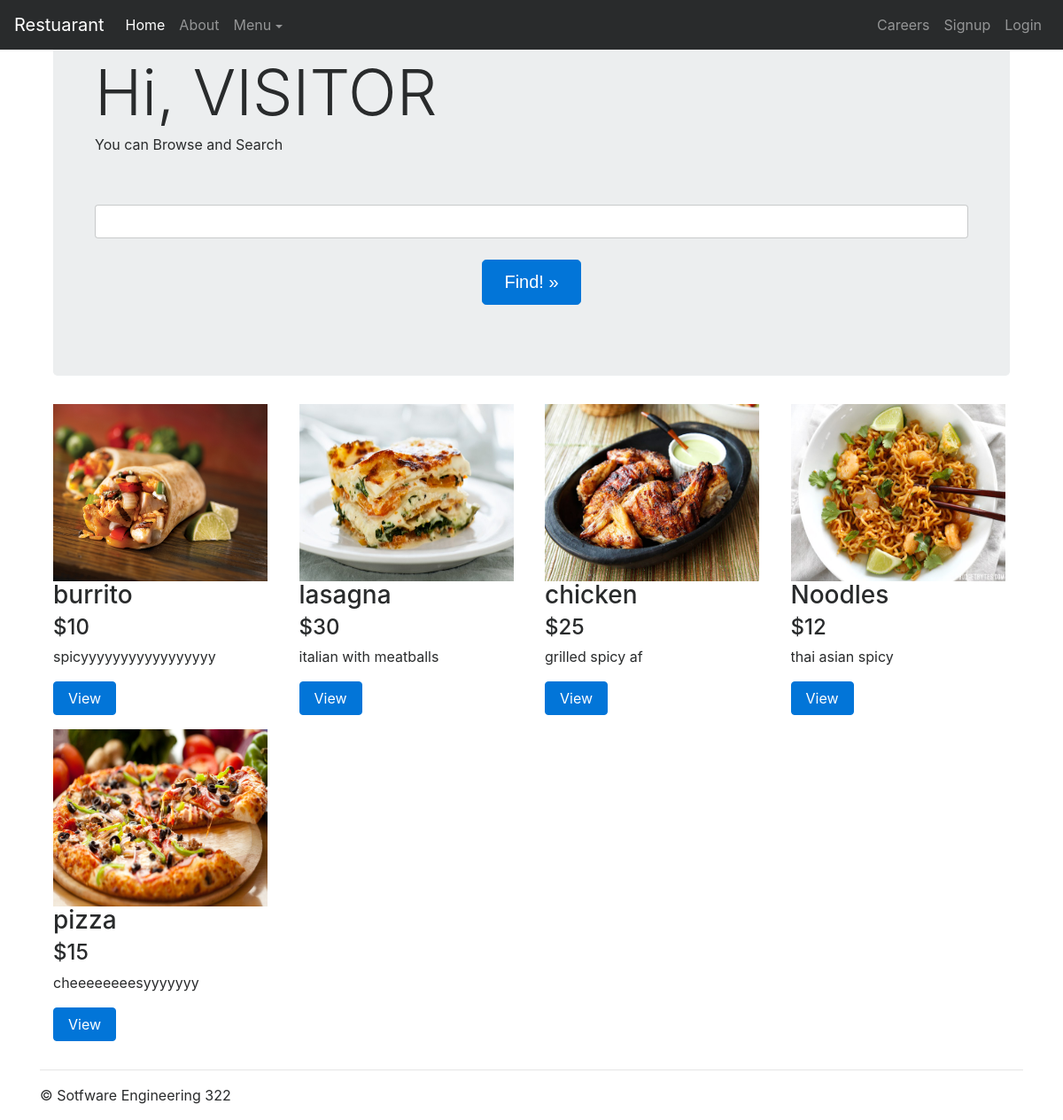
The page / on the database its author committed.
### menu/models.py (models this page shows, shortened)
class Food(models.Model):
    name = models.CharField(max_length=100,blank=False)
    description = models.CharField(max_length=100,blank=False)
    image = models.ImageField()
    price = models.PositiveIntegerField(blank=False)
    chef = models.ForeignKey(userModels.User)
    cuisine = models.CharField(max_length=100, choices=cuisineChoices)
    numOrdered = models.PositiveIntegerField(default=0)
    avg_rating = models.DecimalField(default=0, max_digits=3, decimal_places=2)
    num_reviews = models.PositiveIntegerField(default=0)
    def get_absolute_url(self):
        return reverse ('menu:food',
         kwargs={'food':self.name, 'cuisine':self.cuisine} )

### menu/views.py (the view, shortened to what this page needs)
# urls.py: url(r'^$', views.index, name='index'),
def index(request):
    userType = getUserType(request.user)
    if userType == 'VISITOR':
        foods = Food.objects.all().order_by('-numOrdered')
        context =  {'foods': foods,'user':request.user}
        return render (request, 'menu/index.html', context=context )

### menu/views.py (called while the page is built)
def getUserType(user):
    userType = 'VISITOR'
    if user.is_superuser:
        userType = 'MANAGER'
    try:
        if user.staff.user_type == 'CHEF':
            userType = 'CHEF'
        else:
            userType = 'DELIVERY'
    except:
        try:
            if user.customer.user_type == 'CUSTOMER':
                userType = 'CUSTOMER'
        except:
            pass
    return userType

### templates/menu/index.html (shortened to what this page needs)
{% extends "menu/base.html" %}
{% load static %}
{% block jumbotron %}
<div class="container">
<div class="jumbotron">
  <div class="container">
    <h1 class="display-3">Hi, VISITOR </h1>
    <p> You can Browse and Search</p>
    <br><p>
    <div class="form-group row">
      <div class="col-12">
        <form action="/menu/search" method="get">
          <input class="form-control" type="text" name='q' ><br>
          <div class="text-center"><button type='submit'class="btn btn-primary btn-lg" > Find! &raquo;</a></div>
        </form>
      </div>
    </div></p>
  </div>
</div>
</div>
{% endblock jumbotron %}
{% block foods %}
    <div class="container">
      <div class="row">
        {% for food in foods %}
        <div class="col-sm-6 col-md-3">
          <div class="thumbnail">
            <img width="242" height="200" src="{{food.image.url}}" alt="img">
            <div class="caption">
              <h3>{{food.name}}</h3>
              <h4>${{food.price}}</h4>
              <p class="limtiCharClass">{{food.description}}</p>
              <p><a href="{{food.get_absolute_url}}" class="btn btn-primary" role="button">View</a>
            </div>
          </div>
        </div>
            {% endfor %}
      </div>
    </div>
{% endblock foods %}

### templates/menu/base.html (style rules this page uses)
.limtiCharClass { overflow:hidden; white-space:nowrap; width: 242px; }

### rows shown on the page
Food: image (picture), name "burrito", price "10", description "spicyyyyyyyyyyyyyyyyy"
Food: image (picture), name "lasagna", price "30", description "italian with meatballs"
Food: image (picture), name "chicken", price "25", description "grilled spicy af"
Food: image (picture), name "Noodles", price "12", description "thai asian spicy"
Food: image (picture), name "pizza", price "15", description "cheeeeeeeesyyyyyyy"
